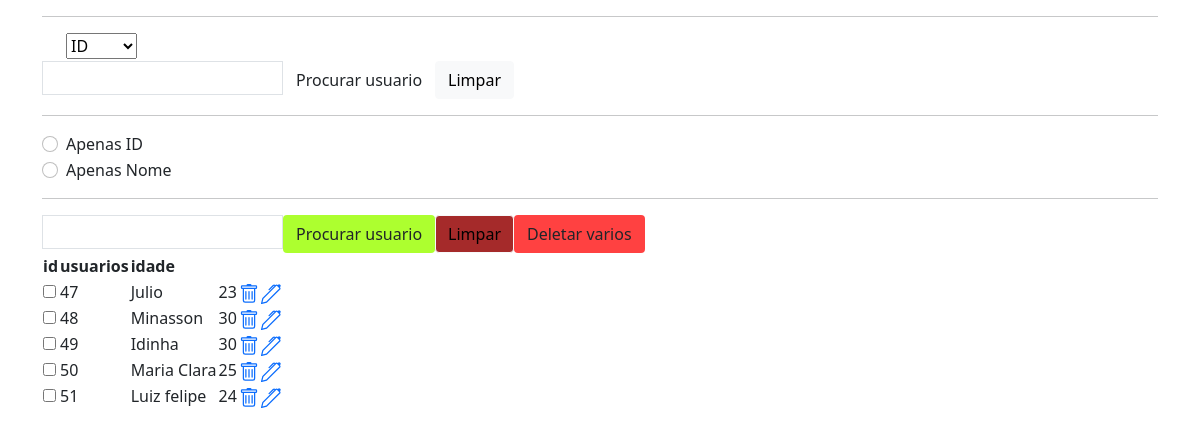
Before: /radio/ with the older database file.
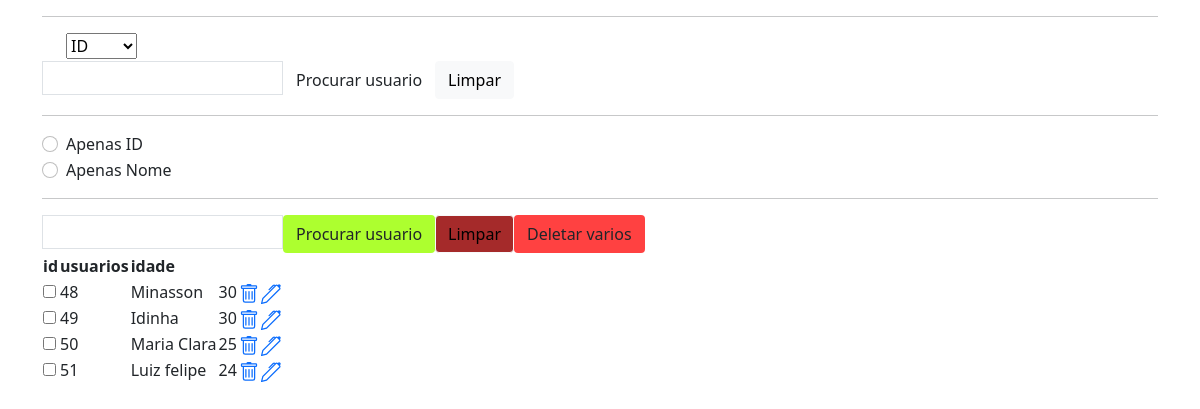
After: the same page with the newer database file.
### app/models.py (models this page shows, shortened)
class Usuario(models.Model):
    id_usuario = models.AutoField(primary_key=True)
    nome = models.TextField(max_length=105)
    idade = models.IntegerField()

### app/views.py (the view)
# urls.py: path('radio/',lista_radio,name='lista_radio'),
def lista_radio(request):
    usuario = {
        'usuarios': Usuario.objects.all()
    }
    return render(request,'radio.html',usuario)

### app/templates/radio.html (shortened to what this page needs)
<!doctype html>
<html lang="en">
<head>
  <link href="https://cdn.jsdelivr.net/npm/bootstrap@5.0.2/dist/css/bootstrap.min.css" rel="stylesheet"
>
</head>
<body>
  <div class='container'>
    <table>
      <hr>
        <form action="{% url 'filtra_radio' %}" method="GET">
          <div class="form-check">
          <select name="filter">
            <option value="id" class="form-check-input">ID</option>
          </select>
        </div>
          <input name="valor" class="p-1 border" type="text" value="">
          <button class='btn btn-sucess' type="submit">Procurar usuario</button>
          <a href="{% url 'listagem_usuarios' %}" class="btn btn-light">Limpar</a>
        </form>
      <hr>
      <form action="{% url 'filtra_radio' %}" method="GET">
                <div class="form-check">
                    <input class="form-check-input" type="radio" name="filter" value='id' >
                    <label class="form-check-label" for="flexRadioDefault1">
                      Apenas ID
                    </label>
                  </div>
                  <div class="form-check">
                    <input class="form-check-input" type="radio" name="filter" value='nome' >
                    <label class="form-check-label" for="flexRadioDefault1">
                      Apenas Nome
                    </label>
                  </div>
                <hr>
                    <input name="valor" class="p-1 border" type="text" value="">
                    <button class='btn btn-sucess' type="submit" style="background-color: greenyellow;">Procurar usuario</button>
                    <a href="{% url 'listagem_usuarios' %}" class="btn btn-light" style="background-color: brown;">Limpar</a>
            </form>
      <tr>
        <th>id</th>
        <th>usuarios</th>
        <th>idade</th>
        <th></th>
      </tr>
      {% for usuario in usuarios %}
      <form action="{% url 'deleta_var' %}" method="POST">
        <tr>
          <td><input type="checkbox" name="check[]" value="{{ usuario.id_usuario }}"></td>
          <td>{{usuario.id_usuario}}</td>
          <td>{{usuario.nome}}</td>
          <td>{{usuario.idade}}</td>
          <td>
            <a href="/deleta_usuario/{{usuario.id_usuario}}/">
            </a>
          </td>
          <td>
            <a href="/update/{{usuario.id_usuario}}/">
          </td>
        </tr>
        {% empty %}
        <tr>
          <td colspan="3">Nenhum usuario registrado</td>
        </tr>
        {% endfor %}
        <button class='btn btn-sucess' type="submit" style="background-color:rgba(255, 10, 10, 0.774)">Deletar varios</button>
      </form>
    </table>
  </div>
</body>
</html>

Changed rows visible on the page:
removed Usuario: id_usuario "47", nome "Julio", idade "23"
